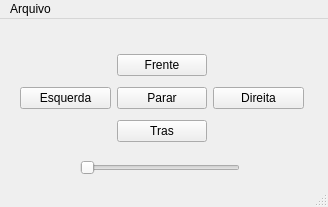
<?xml version="1.0" encoding="UTF-8"?>
<ui version="4.0">
 <class>MainWindow</class>
 <widget class="QMainWindow" name="MainWindow">
  <property name="geometry">
   <rect>
    <x>0</x>
    <y>0</y>
    <width>328</width>
    <height>207</height>
   </rect>
  </property>
  <property name="windowTitle">
   <string>Carro  Insp</string>
  </property>
  <widget class="QWidget" name="centralwidget">
   <widget class="QWidget" name="gridLayoutWidget">
    <property name="geometry">
     <rect>
      <x>20</x>
      <y>30</y>
      <width>284</width>
      <height>98</height>
     </rect>
    </property>
    <layout class="QGridLayout" name="gridLayout">
     <item row="0" column="1">
      <widget class="QPushButton" name="frente">
       <property name="text">
        <string>Frente</string>
       </property>
      </widget>
     </item>
     <item row="1" column="1">
      <widget class="QPushButton" name="parar">
       <property name="text">
        <string>Parar</string>
       </property>
      </widget>
     </item>
     <item row="1" column="2">
      <widget class="QPushButton" name="direita">
       <property name="text">
        <string>Direita</string>
       </property>
      </widget>
     </item>
     <item row="1" column="0">
      <widget class="QPushButton" name="esquerda">
       <property name="text">
        <string>Esquerda</string>
       </property>
      </widget>
     </item>
     <item row="2" column="1">
      <widget class="QPushButton" name="tras">
       <property name="text">
        <string>Tras</string>
       </property>
      </widget>
     </item>
    </layout>
   </widget>
   <widget class="QSlider" name="pwm">
    <property name="geometry">
     <rect>
      <x>80</x>
      <y>140</y>
      <width>160</width>
      <height>17</height>
     </rect>
    </property>
    <property name="minimum">
     <number>140</number>
    </property>
    <property name="maximum">
     <number>255</number>
    </property>
    <property name="orientation">
     <enum>Qt::Horizontal</enum>
    </property>
   </widget>
  </widget>
  <widget class="QMenuBar" name="menubar">
   <property name="geometry">
    <rect>
     <x>0</x>
     <y>0</y>
     <width>328</width>
     <height>22</height>
    </rect>
   </property>
   <widget class="QMenu" name="menuArquivo">
    <property name="title">
     <string>Arquivo</string>
    </property>
    <addaction name="sair"/>
   </widget>
   <addaction name="menuArquivo"/>
  </widget>
  <widget class="QStatusBar" name="statusbar"/>
  <action name="actionSair">
   <property name="text">
    <string>Sair</string>
   </property>
  </action>
  <action name="sair">
   <property name="text">
    <string>Sair</string>
   </property>
  </action>
 </widget>
 <resources/>
 <connections/>
</ui>
